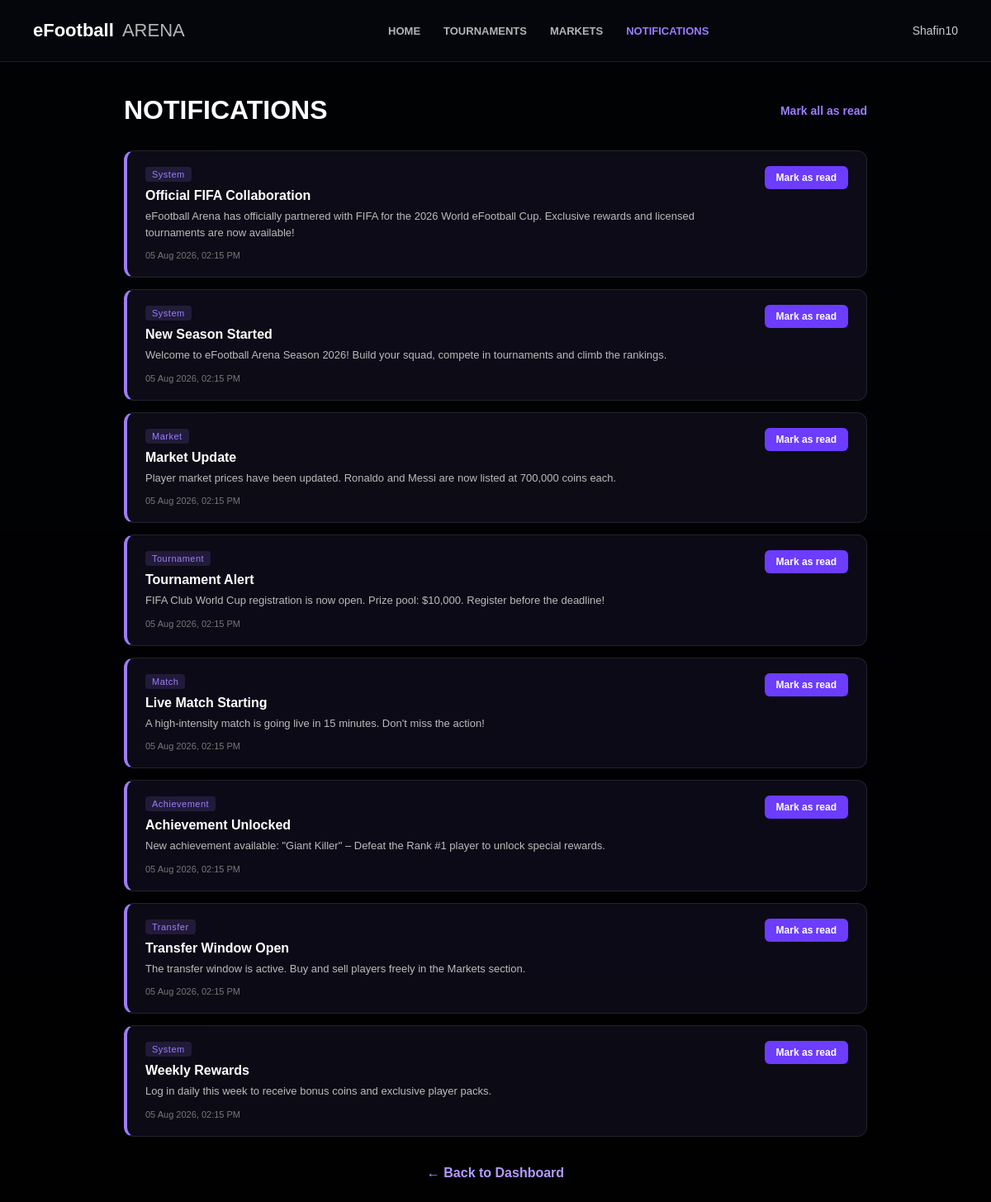
The app's page /notifications.php (signed in) with its own data.
### tables this page shows
CREATE TABLE Notifications (
    Notification_ID INT PRIMARY KEY AUTO_INCREMENT,
    Player_ID INT NULL,
    Title VARCHAR(150) NOT NULL,
    Message TEXT NOT NULL,
    Type ENUM('System', 'Match', 'Transfer', 'Tournament', 'Achievement', 'Market') DEFAULT 'System',
    Is_Read TINYINT(1) DEFAULT 0,
    Created_At DATETIME DEFAULT CURRENT_TIMESTAMP,
    FOREIGN KEY (Player_ID) REFERENCES Players(Player_ID)
);

### notifications.php (the view, shortened to what this page needs)
<?php
require_once "db.php";
$managerID = $_SESSION["Player_ID"];
$gamerTag  = $_SESSION["Gamer_Tag"];
$sql = "
    SELECT * FROM Notifications
    WHERE Player_ID = ? OR Player_ID IS NULL
    ORDER BY Created_At DESC
";
$stmt = $conn->prepare($sql);
$stmt->bind_param("i", $managerID);
$stmt->execute();
$result = $stmt->get_result();
?>
<!DOCTYPE html>
<html lang="en">
<head>
    <link rel="stylesheet" href="notifications.css">
</head>
<body>
<header class="topbar">
    <div class="logo">eFootball <span>ARENA</span></div>
    <nav class="navigation">
        <a href="dashboard.php">HOME</a>
        <a href="tournament.php">TOURNAMENTS</a>
        <a href="markets.php">MARKETS</a>
        <a href="notifications.php" class="active">NOTIFICATIONS</a>
    </nav>
    <div class="profile"><?php echo htmlspecialchars($gamerTag); ?></div>
</header>
<main class="notifications-page">
    <div class="page-header">
        <h1>NOTIFICATIONS</h1>
        <a href="?read_all=1" class="mark-all">Mark all as read</a>
    </div>
    <div class="notifications-list">
        <?php if ($result->num_rows > 0): ?>
            <?php while ($n = $result->fetch_assoc()): ?>
                <div class="notification-item <?php echo $n['Is_Read'] ? 'read' : 'unread'; ?>">
                    <div class="notif-left">
                        <div class="notif-type"><?php echo $n['Type']; ?></div>
                        <h3><?php echo htmlspecialchars($n['Title']); ?></h3>
                        <p><?php echo htmlspecialchars($n['Message']); ?></p>
                        <span class="notif-time"><?php echo date("d M Y, h:i A", strtotime($n['Created_At'])); ?></span>
                    </div>
                    <?php if (!$n['Is_Read']): ?>
                        <a href="?read=<?php echo $n['Notification_ID']; ?>" class="mark-read">Mark as read</a>
                    <?php endif; ?>
                </div>
            <?php endwhile; ?>
        <?php else: ?>
            <div class="empty">No notifications yet.</div>
        <?php endif; ?>
    </div>
    <div class="back-section">
        <a href="dashboard.php">← Back to Dashboard</a>
    </div>
</main>
</body>
</html>

### notifications.css (style rules this page uses)
* { margin: 0; padding: 0; box-sizing: border-box; }
body { font-family: Arial, sans-serif; background: #05070d; color: white; min-height: 100vh; }
body::before { content: ""; position: fixed; inset: 0; background: linear-gradient(rgba(0,0,0,0.65), rgba(0,0,0,0.8)), url("Images/dashboard-bg.png") center/cover no-repeat; z-index: -1; }
.topbar { height: 75px; display: flex; align-items: center; justify-content: space-between; padding: 0 40px; background: rgba(5, 7, 13, 0.95); border-bottom: 1px solid rgba(255,255,255,0.1); }
.logo { font-size: 22px; font-weight: bold; }
.logo span { font-weight: normal; opacity: 0.7; margin-left: 4px; }
.navigation { display: flex; gap: 28px; }
.navigation a { color: rgba(255,255,255,0.7); text-decoration: none; font-size: 13px; font-weight: bold; }
.navigation a:hover, .navigation a.active { color: #9d7cff; }
.profile { font-size: 14px; color: #ccc; }
.notifications-page { width: 90%; max-width: 900px; margin: 40px auto 50px; }
.page-header { display: flex; justify-content: space-between; align-items: center; margin-bottom: 30px; }
.page-header h1 { font-size: 32px; }
.mark-all { color: #9d7cff; text-decoration: none; font-size: 14px; font-weight: bold; }
.notifications-list { display: flex; flex-direction: column; gap: 14px; }
.notification-item { background: rgba(12, 15, 25, 0.94); border: 1px solid rgba(255,255,255,0.1); border-radius: 12px; padding: 18px 22px; display: flex; justify-content: space-between; align-items: flex-start; gap: 20px; transition: 0.2s; }
.notification-item.unread { border-left: 4px solid #9d7cff; background: rgba(157, 124, 255, 0.08); }
.notif-type { display: inline-block; font-size: 11px; color: #9d7cff; background: rgba(157, 124, 255, 0.15); padding: 3px 8px; border-radius: 4px; margin-bottom: 8px; letter-spacing: 0.5px; }
.notif-left h3 { font-size: 16px; margin-bottom: 6px; }
.notif-left p { font-size: 13px; color: #bbb; line-height: 1.5; margin-bottom: 8px; }
.notif-time { font-size: 11px; color: #777; }
.mark-read { background: #6c3cff; color: white; text-decoration: none; padding: 7px 14px; border-radius: 6px; font-size: 12px; font-weight: bold; white-space: nowrap; }
.back-section { text-align: center; margin-top: 35px; }
.back-section a { color: #b39aff; text-decoration: none; font-weight: bold; }

### records on screen
notifications: Type "System", Title "Official FIFA Collaboration", Message "eFootball Arena has officially partnered with FIFA for the 2026 World eFootball Cup. Exclusive rewards and licensed tournaments are now available!", Created_At "05 Aug 2026, 02:15 PM"
notifications: Type "System", Title "New Season Started", Message "Welcome to eFootball Arena Season 2026! Build your squad, compete in tournaments and climb the rankings.", Created_At "05 Aug 2026, 02:15 PM"
notifications: Type "Market", Title "Market Update", Message "Player market prices have been updated. Ronaldo and Messi are now listed at 700,000 coins each.", Created_At "05 Aug 2026, 02:15 PM"
notifications: Type "Tournament", Title "Tournament Alert", Message "FIFA Club World Cup registration is now open. Prize pool: $10,000. Register before the deadline!", Created_At "05 Aug 2026, 02:15 PM"
notifications: Type "Match", Title "Live Match Starting", Message "A high-intensity match is going live in 15 minutes. Don't miss the action!", Created_At "05 Aug 2026, 02:15 PM"
notifications: Type "Achievement", Title "Achievement Unlocked", Message "New achievement available: \"Giant Killer\" – Defeat the Rank #1 player to unlock special rewards.", Created_At "05 Aug 2026, 02:15 PM"
notifications: Type "Transfer", Title "Transfer Window Open", Message "The transfer window is active. Buy and sell players freely in the Markets section.", Created_At "05 Aug 2026, 02:15 PM"
notifications: Type "System", Title "Weekly Rewards", Message "Log in daily this week to receive bonus coins and exclusive player packs.", Created_At "05 Aug 2026, 02:15 PM"

### other values on screen
$gamerTag "Shafin10"
